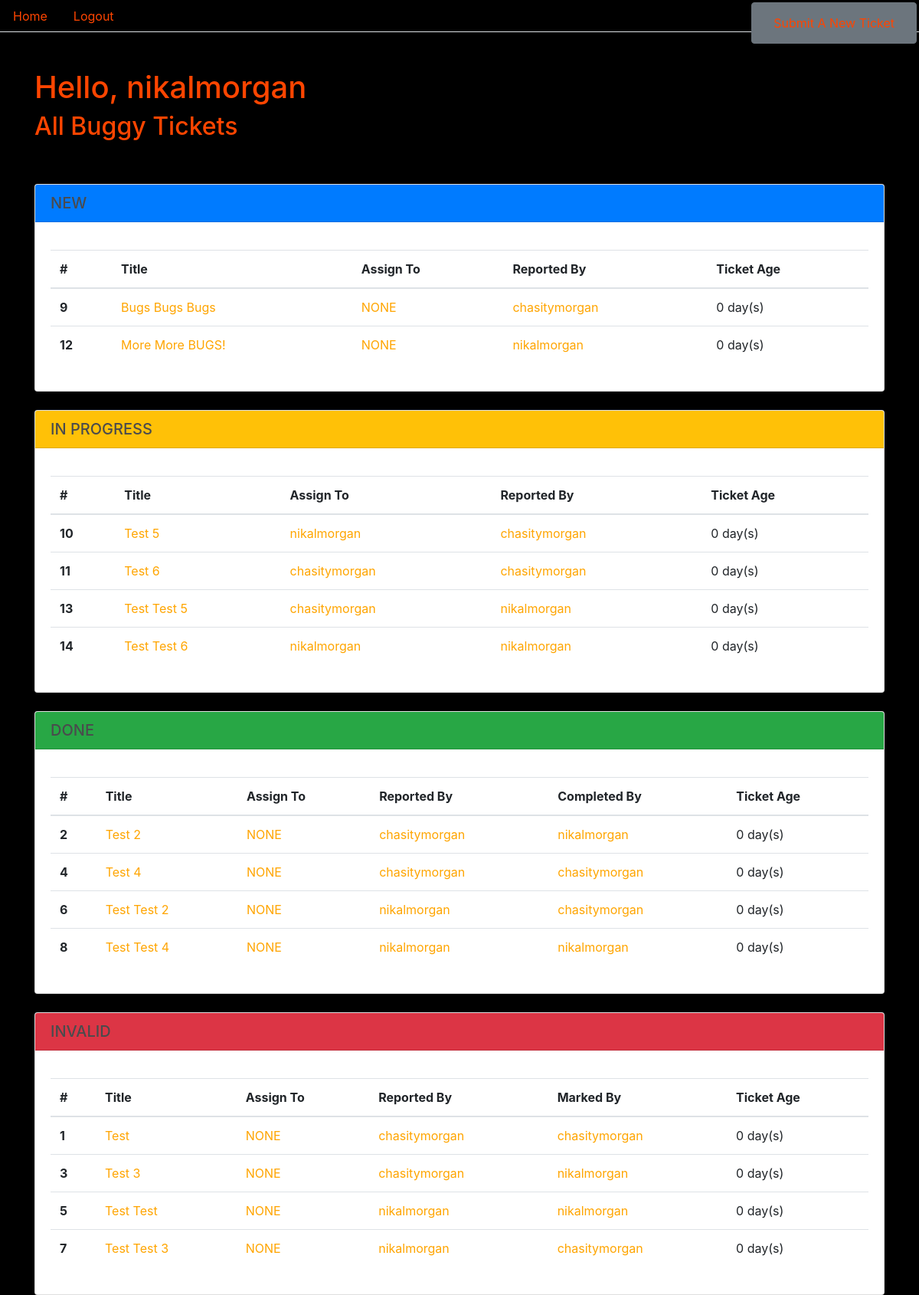
The page / (signed in) on the database its author committed.
### custom_users/models.py (models this page shows)
class CustomUser(AbstractUser):
    position = models.CharField(max_length=120, blank=True, null=True)
    REQUIRED_FIELDS = ['position']
    def __str__(self):
        return self.username

### bugs/models.py (models this page shows, shortened)
class Ticket(models.Model):
    class Status(models.TextChoices):
        NEW = 'NEW'
        IN_PROGESS = 'IN PROGRESS'
        DONE = 'DONE'
        INVALID = 'INVALID'
    title = models.CharField(max_length=80)
    date = models.DateTimeField(default=timezone.now)
    description = models.TextField()
    filedBy = models.ForeignKey(CustomUser, on_delete=models.CASCADE)
    status = models.CharField(
        max_length=200,
        choices=Status.choices,
        default=Status.NEW)
    assignedTo = models.CharField(max_length=240, default='NONE')
    completedBy = models.CharField(max_length=240, default='NONE')
    markedBy = models.CharField(max_length=240, default='NONE')
    @property
    def age(self):
        return int((timezone.now() - self.date).days / 365.25)

### bugs/views.py (the view)
# urls.py: path('', views.index, name='homepage'),
@login_required
def index(request):
    new_tickets = Ticket.objects.filter(status='NEW')
    progress_tickets = Ticket.objects.filter(status='IN PROGRESS')
    done_tickets = Ticket.objects.filter(status='DONE')
    invalid_tickets = Ticket.objects.filter(status='INVALID')
    return render(request, 'index.html', {'new_tickets': new_tickets, 'progress_tickets': progress_tickets, 'done_tickets': done_tickets, 'invalid_tickets': invalid_tickets})

### templates/index.html (shortened to what this page needs)
{% load static %}
<!DOCTYPE html>
<html lang="en">
<head>
    <link rel="stylesheet" href="https://stackpath.bootstrapcdn.com/bootstrap/4.5.1/css/bootstrap.min.css"
>
    <link rel="stylesheet" type="text/css" href="{% static 'css/main.css' %}">
</head>
<body>
    <ul class="nav nav-tabs">
        <li class="nav-item">
            <a class="nav-link" href="/" style="color: orangered;">Home</a>
        </li>
        {% if request.user.is_authenticated %}
        <li class="nav-item">
            <a class="nav-link" href="/logout/" style="color: orangered;">Logout</a>
        </li>
        {% else %}
        <li class="nav-item">
            <a class="nav-link" href="/login/" style="color: orangered;">Login</a>
        </li>
        {% endif %}
    </ul>
    <ul class="nav justify-content-end" style="position: absolute; top: 3px; right: 3px;">
        <li class="nav-item">
            <button class="btn btn-secondary"><a class="nav-link" href="/ticket/submit/"
                    style="color: orangered;">Submit A New Ticket</a></button>
        </li>
    </ul>
    <br>
    <br>
    <div class="container" style="color: orangered;">
        {% if request.user.is_authenticated %}
        <h1>Hello, {{request.user.username}}</h1>
        <h2>All Buggy Tickets</h2>
        {% else %}
        <h1>All Buggy Tickets</h1>
        {% endif %}
        <br>
        <br>
        <div class="card">
            <h5 class="card-header bg-primary mb-3" style="color: rgb(74, 75, 77)">NEW</h5>
            <div class="card-body">
                <table class="table table-hover">
                    <thead>
                        <tr>
                            <th scope="col">#</th>
                            <th scope="col">Title</th>
                            <th scope="col">Assign To</th>
                            <th scope="col">Reported By</th>
                            <th scope="col">Ticket Age</th>
                        </tr>
                    </thead>
                    <tbody>
                        {% for ticket in new_tickets %}
                        <tr>
                            <th scope="row">{{ticket.id}}</th>
                            <td> <a href="/ticket/{{ticket.id}}" class="card-link"
                                    style="color: orange;">{{ ticket.title }}</a></td>
                            <td><a href="/user/{{ticket.assignedTo}}" class="card-link"
                                    style="color: orange;">{{ ticket.assignedTo }}</a></td>
                            <td><a href="/user/{{ticket.filedBy.username}}" class="card-link"
                                    style="color: orange;">{{ ticket.filedBy }}</a></td>
                            <td>{{ ticket.age }} day(s)</td>
                        </tr>
                        {% endfor %}
                    </tbody>
                </table>
            </div>
        </div>
        <br>
        <div class="card">
            <h5 class="card-header bg-warning mb-3" style="color: rgb(74, 75, 77)">IN PROGRESS</h5>
            <div class="card-body">
                <table class="table table-hover">
                    <thead>
                        <tr>
                            <th scope="col">#</th>
                            <th scope="col">Title</th>
                            <th scope="col">Assign To</th>
                            <th scope="col">Reported By</th>
                            <th scope="col">Ticket Age</th>
                        </tr>
                    </thead>
                    <tbody>
                        {% for ticket in progress_tickets %}
                        <tr>
                            <th scope="row">{{ticket.id}}</th>
                            <td> <a href="/ticket/{{ticket.id}}" class="card-link"
                                    style="color: orange;">{{ ticket.title }}</a>
                            </td>
                            <td><a href="/user/{{ticket.assignedTo}}" class="card-link"
                                    style="color: orange;">{{ ticket.assignedTo }}</a></td>
                            <td><a href="/user/{{ticket.filedBy.username}}" class="card-link"
                                    style="color: orange;">{{ ticket.filedBy }}</a></td>
                            <td>{{ ticket.age }} day(s)</td>
                        </tr>
                        {% endfor %}
                    </tbody>
                </table>
            </div>
        </div>
        <br>
        <div class="card">
            <h5 class="card-header bg-success mb-3" style="color: rgb(74, 75, 77)">DONE</h5>
            <div class="card-body">
                <table class="table table-hover">
                    <thead>
                        <tr>
                            <th scope="col">#</th>
                            <th scope="col">Title</th>
                            <th scope="col">Assign To</th>
                            <th scope="col">Reported By</th>
                            <th scope="col">Completed By</th>
                            <th scope="col">Ticket Age</th>
                        </tr>
                    </thead>
                    <tbody>
                        {% for ticket in done_tickets %}
                        <tr>
                            <th scope="row">{{ticket.id}}</th>
                            <td> <a href="/ticket/{{ticket.id}}" class="card-link"
                                    style="color: orange;">{{ ticket.title }}</a>
                            </td>
                            <td><a href="/user/{{ticket.assignedTo}}" class="card-link"
                                    style="color: orange;">{{ ticket.assignedTo }}</a></td>
                            <td><a href="/user/{{ticket.filedBy.username}}" class="card-link"
                                    style="color: orange;">{{ ticket.filedBy }}</a></td>
                            <td><a href="/user/{{ticket.completedBy}}" class="card-link"
                                    style="color: orange;">{{ ticket.completedBy }}</a></td>
                            <td>{{ ticket.age }} day(s)</td>
                        </tr>
                        {% endfor %}
                    </tbody>
                </table>
            </div>
        </div>
        <br>
        <div class="card">
            <h5 class="card-header bg-danger mb-3" style="color: rgb(74, 75, 77)">INVALID</h5>
            <div class="card-body">
                <table class="table table-hover">
                    <thead>
                        <tr>
                            <th scope="col">#</th>
                            <th scope="col">Title</th>
                            <th scope="col">Assign To</th>
                            <th scope="col">Reported By</th>
                            <th scope="col">Marked By</th>
                            <th scope="col">Ticket Age</th>
                        </tr>
                    </thead>
                    <tbody>
                        {% for ticket in invalid_tickets %}
                        <tr>
                            <th scope="row">{{ticket.id}}</th>
                            <td> <a href="/ticket/{{ticket.id}}" class="card-link"
                                    style="color: orange;">{{ ticket.title }}</a>
                            </td>
                            <td><a href="/user/{{ticket.assignedTo}}" class="card-link"
                                    style="color: orange;">{{ ticket.assignedTo }}</a></td>
                            <td><a href="/user/{{ticket.filedBy.username}}" class="card-link"
                                    style="color: orange;">{{ ticket.filedBy }}</a></td>
                            <td><a href="/user/{{ticket.markedBy}}" class="card-link"
                                    style="color: orange;">{{ ticket.markedBy }}</a></td>
                            <td>{{ ticket.age }} day(s)</td>
                        </tr>
                        {% endfor %}
                    </tbody>
                </table>
            </div>
        </div>
    </div>
</body>
</html>

### bugs/static/css/main.css (style rules this page uses)
body { background-color: black; }

### rows shown on the page
CustomUser: user.username "nikalmorgan"
Ticket: id "9", title "Bugs Bugs Bugs", assignedTo "NONE", filedBy "chasitymorgan", age "0"
Ticket: id "12", title "More More BUGS!", assignedTo "NONE", filedBy "nikalmorgan", age "0"
Ticket: id "10", title "Test 5", assignedTo "nikalmorgan", filedBy "chasitymorgan", age "0"
Ticket: id "11", title "Test 6", assignedTo "chasitymorgan", filedBy "chasitymorgan", age "0"
Ticket: id "13", title "Test Test 5", assignedTo "chasitymorgan", filedBy "nikalmorgan", age "0"
Ticket: id "14", title "Test Test 6", assignedTo "nikalmorgan", filedBy "nikalmorgan", age "0"
Ticket: id "2", title "Test 2", assignedTo "NONE", filedBy "chasitymorgan", completedBy "nikalmorgan", age "0"
Ticket: id "4", title "Test 4", assignedTo "NONE", filedBy "chasitymorgan", completedBy "chasitymorgan", age "0"
Ticket: id "6", title "Test Test 2", assignedTo "NONE", filedBy "nikalmorgan", completedBy "chasitymorgan", age "0"
Ticket: id "8", title "Test Test 4", assignedTo "NONE", filedBy "nikalmorgan", completedBy "nikalmorgan", age "0"
Ticket: id "1", title "Test", assignedTo "NONE", filedBy "chasitymorgan", markedBy "chasitymorgan", age "0"
Ticket: id "3", title "Test 3", assignedTo "NONE", filedBy "chasitymorgan", markedBy "nikalmorgan", age "0"
Ticket: id "5", title "Test Test", assignedTo "NONE", filedBy "nikalmorgan", markedBy "nikalmorgan", age "0"
Ticket: id "7", title "Test Test 3", assignedTo "NONE", filedBy "nikalmorgan", markedBy "chasitymorgan", age "0"
